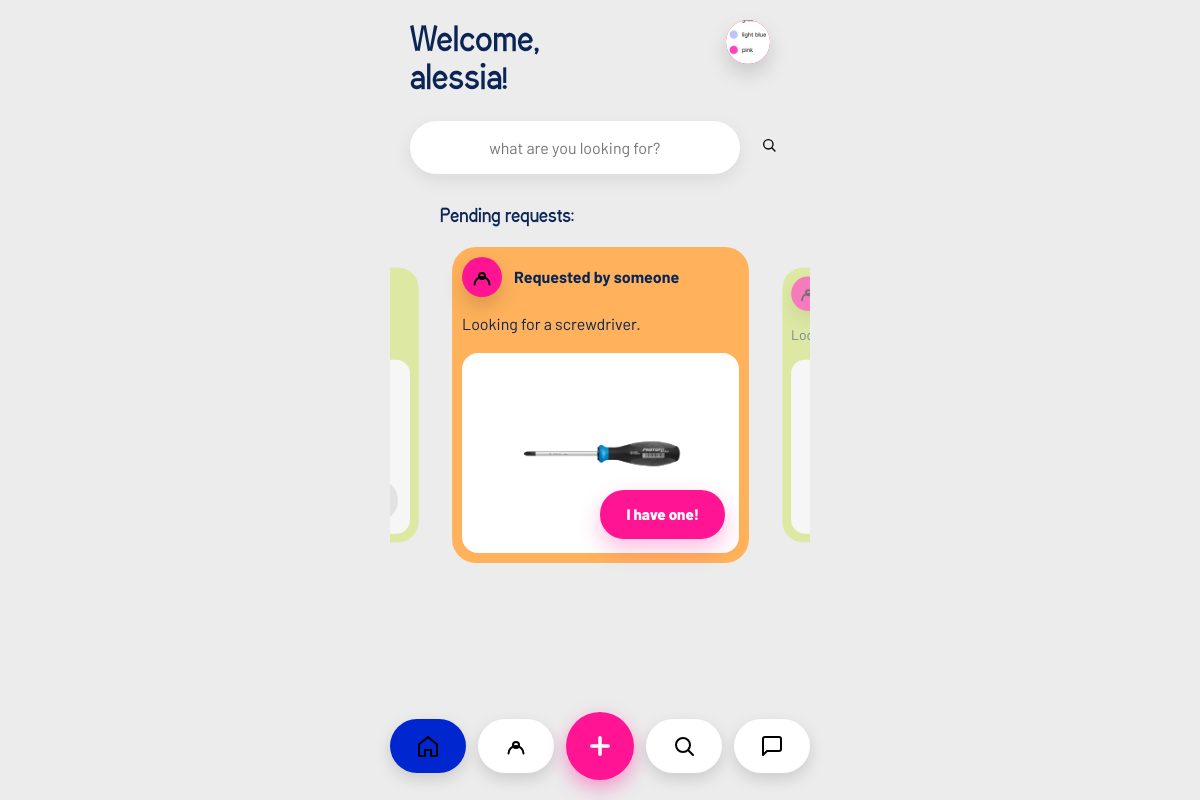
The app's page /dashboard (signed in) with its own data.
### tables this page shows
CREATE TABLE users (
                id INTEGER PRIMARY KEY AUTOINCREMENT,
                username TEXT UNIQUE NOT NULL,
                email TEXT UNIQUE,
                password TEXT NOT NULL,
                location TEXT,
                categories TEXT
            , photo TEXT);

CREATE TABLE items (
            id INTEGER PRIMARY KEY AUTOINCREMENT,
            name TEXT NOT NULL,
            description TEXT,
            owner_id INTEGER NOT NULL,
            status TEXT DEFAULT 'available',
            keywords TEXT, category TEXT, photo TEXT,
            FOREIGN KEY (owner_id) REFERENCES "users_old" (id)
        );

### app.py (the view)
@app.route('/dashboard')
def dashboard():
    if 'user_id' not in session:
        return redirect(url_for('login'))
    success_message = None
    if session.pop('login_success', False):
        success_message = 'You are successfully logged in'
    conn = get_db_connection()
    cursor = conn.cursor()
    cursor.execute('SELECT * FROM items WHERE owner_id = ?', (session['user_id'],))
    my_items = cursor.fetchall()
    cursor.execute('''
        SELECT r.id, r.status, r.created_at, i.name as item_name, i.photo as item_photo, u.username as borrower
        FROM requests r
        JOIN items i ON r.item_id = i.id
        JOIN users u ON r.borrower_id = u.id
        WHERE i.owner_id = ?
        ORDER BY r.created_at DESC
    ''', (session['user_id'],))
    requests_for_me = cursor.fetchall()
    cursor.execute('SELECT categories FROM users WHERE id = ?', (session['user_id'],))
    user_categories_row = cursor.fetchone()
    user_categories = []
    if user_categories_row and user_categories_row['categories']:
        user_categories = [cat.strip() for cat in user_categories_row['categories'].split(',') if cat.strip()]
    matching_requested_items = []
    seen_request_ids = set()
    if user_categories:
        for category in user_categories:
            cursor.execute('''
                SELECT i.id, i.name, i.description, i.photo, u.username as owner
                FROM items i
                JOIN users u ON i.owner_id = u.id
                WHERE i.category LIKE ? AND i.owner_id != ? AND i.status = 'requested'
                ORDER BY i.id DESC
            ''', (f'%{category}%', session['user_id']))
            for item in cursor.fetchall():
                if item['id'] not in seen_request_ids:
                    matching_requested_items.append(item)
                    seen_request_ids.add(item['id'])
    if not matching_requested_items:
        cursor.execute('''
            SELECT i.id, i.name, i.description, i.photo, u.username as owner
            FROM items i
            JOIN users u ON i.owner_id = u.id
            WHERE i.owner_id != ? AND i.status = 'requested'
            ORDER BY i.id DESC
        ''', (session['user_id'],))
        matching_requested_items = cursor.fetchall()
    cursor.execute('''
        SELECT id, name, photo
        FROM items
        WHERE owner_id = ? AND status = 'requested'
        ORDER BY id DESC
    ''', (session['user_id'],))
    my_open_requests = cursor.fetchall()
    cursor.execute('''
        SELECT r.id, r.status, r.created_at, i.name as item_name
        FROM requests r
        JOIN items i ON r.item_id = i.id
        WHERE r.borrower_id = ?
        ORDER BY r.created_at DESC
    ''', (session['user_id'],))
    my_requests = cursor.fetchall()
    conn.close()
    return render_template('dashboard.html',
                         username=session['username'],
                         success_message=success_message,
                         my_items=my_items,
                         requests_for_me=requests_for_me,
                         matching_requested_items=matching_requested_items,
                         my_open_requests=my_open_requests,
                         my_requests=my_requests)

### app.py (called while the page is built)
def get_db_connection():
    conn = sqlite3.connect(DATABASE)
    conn.row_factory = sqlite3.Row
    return conn

@app.context_processor
def inject_current_user_photo():
    if 'user_id' not in session:
        return {'current_user_photo': None}
    conn = get_db_connection()
    cursor = conn.cursor()
    cursor.execute('SELECT photo FROM users WHERE id = ?', (session['user_id'],))
    row = cursor.fetchone()
    conn.close()
    return {'current_user_photo': row['photo'] if row else None}

### templates/dashboard.html (shortened to what this page needs)
{% from 'macros.html' import user_avatar %}
<!DOCTYPE html>
<html lang="en">
<head>
    <link rel="stylesheet" href="{{ url_for('static', filename='style.css') }}">
</head>
<body class="dashboard-page">
    <div class="container dashboard-mobile">
        <header class="dashboard-header">
            <h1 class="welcome">Welcome, {{ username }}!</h1>
            {{ user_avatar('avatar', current_user_photo) }}
            <a class="search-form-mobile" href="{{ url_for('explore') }}" aria-label="Search">
                <span class="search-bar-fake">what are you looking for?</span>
                <span class="search-btn"><span class="icon icon-search" aria-hidden="true"></span><span class="sr-only">Search</span></span>
            </a>
        </header>
        <main>
            <section class="pending-section">
                <h2 class="section-title">Pending requests:</h2>
                {% if requests_for_me or my_open_requests or matching_requested_items %}
                    <div class="pending-cards-scroll">
                    {% for item in my_open_requests %}
                    <div class="pending-card">
                        <div class="pending-card-header">
                        </div>
                        <p class="request-desc">You're looking for a {{ item.name }}.</p>
                        <div class="request-image-card">
                            <span class="big-action-button disabled">Waiting for a match</span>
                        </div>
                    </div>
                    {% endfor %}
                    {% for item in matching_requested_items %}
                    <div class="pending-card">
                        <div class="pending-card-header">
                            <div class="requester-avatar icon icon-user"></div>
                            <div class="requester-name">Requested by someone</div>
                        </div>
                        <p class="request-desc">Looking for a {{ item.name }}.</p>
                        <div class="request-image-card">
                            {% if item.photo %}
                            <img src="{{ url_for('static', filename='uploads/' + item.photo) }}" alt="{{ item.name }}" class="request-image">
                            {% else %}
                            <img src="{{ url_for('static', filename='img_screwdriver.png') }}" alt="{{ item.name }}" class="request-image">
                            {% endif %}
                            <a href="{{ url_for('start_chat_with_item', item_id=item.id) }}" class="big-action-button">I have one!</a>
                        </div>
                    </div>
                    {% endfor %}
                    </div>
                {% else %}
                    <p class="empty-state">No pending requests</p>
                {% endif %}
            </section>
        </main>
        {% include 'footer_nav.html' %}
    </div>
</body>
</html>

### templates/macros.html
{% macro user_avatar(css_class, photo, link=true) %}
{% if link %}
<a href="{{ url_for('profile') }}" class="{{ css_class }}{% if not photo %} icon icon-user{% endif %}" aria-label="Profile">{% if photo %}<img src="{{ url_for('static', filename='uploads/' + photo) }}" alt="" class="avatar-photo">{% endif %}</a>
{% else %}
<div class="{{ css_class }}{% if not photo %} icon icon-user{% endif %}">{% if photo %}<img src="{{ url_for('static', filename='uploads/' + photo) }}" alt="" class="avatar-photo">{% endif %}</div>
{% endif %}
{% endmacro %}

### records on screen
users: photo (picture)
items: name "screwdriver", name (picture)

### other values on screen
{{ username }} "alessia"
